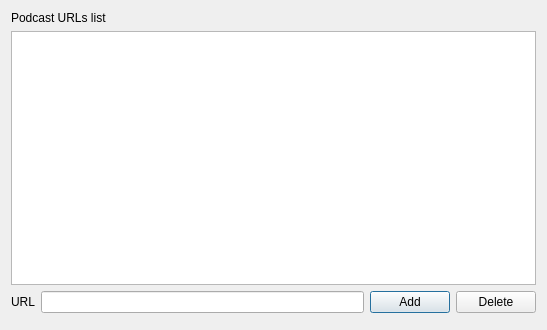
<ui version="4.0" >
 <class>PodcastConfiguration</class>
 <widget class="QDialog" name="PodcastConfiguration" >
  <property name="geometry" >
   <rect>
    <x>0</x>
    <y>0</y>
    <width>547</width>
    <height>330</height>
   </rect>
  </property>
  <property name="windowTitle" >
   <string>Dialog</string>
  </property>
  <layout class="QGridLayout" >
   <item row="0" column="0" colspan="2" >
    <widget class="QLabel" name="label" >
     <property name="text" >
      <string>Podcast URLs list</string>
     </property>
    </widget>
   </item>
   <item row="1" column="0" colspan="4" >
    <widget class="QListWidget" name="podcastList" >
     <property name="dragEnabled" >
      <bool>true</bool>
     </property>
     <property name="dragDropMode" >
      <enum>QAbstractItemView::InternalMove</enum>
     </property>
     <property name="alternatingRowColors" >
      <bool>true</bool>
     </property>
    </widget>
   </item>
   <item row="2" column="0" >
    <widget class="QLabel" name="label2" >
     <property name="text" >
      <string>URL</string>
     </property>
    </widget>
   </item>
   <item row="2" column="1" >
    <widget class="QLineEdit" name="podcastURL" />
   </item>
   <item row="2" column="2" >
    <widget class="QPushButton" name="podcastAdd" >
     <property name="text" >
      <string>Add</string>
     </property>
     <property name="icon" >
      <iconset resource="../vlc.qrc" >:/menu/play.svg</iconset>
     </property>
    </widget>
   </item>
   <item row="2" column="3" >
    <widget class="QPushButton" name="podcastDelete" >
     <property name="text" >
      <string>Delete</string>
     </property>
     <property name="icon" >
      <iconset resource="../vlc.qrc" >:/menu/clear.svg</iconset>
     </property>
    </widget>
   </item>
   <item row="3" column="2" colspan="2" >
    <widget class="QDialogButtonBox" name="okCancel" >
     <property name="standardButtons" >
      <set>QDialogButtonBox::NoButton</set>
     </property>
    </widget>
   </item>
  </layout>
 </widget>
 <resources>
  <include location="../vlc.qrc" />
 </resources>
 <connections>
  <connection>
   <sender>okCancel</sender>
   <signal>accepted()</signal>
   <receiver>PodcastConfiguration</receiver>
   <slot>accept()</slot>
   <hints>
    <hint type="sourcelabel" >
     <x>445</x>
     <y>304</y>
    </hint>
    <hint type="destinationlabel" >
     <x>273</x>
     <y>164</y>
    </hint>
   </hints>
  </connection>
  <connection>
   <sender>okCancel</sender>
   <signal>rejected()</signal>
   <receiver>PodcastConfiguration</receiver>
   <slot>reject()</slot>
   <hints>
    <hint type="sourcelabel" >
     <x>445</x>
     <y>304</y>
    </hint>
    <hint type="destinationlabel" >
     <x>273</x>
     <y>164</y>
    </hint>
   </hints>
  </connection>
 </connections>
</ui>
